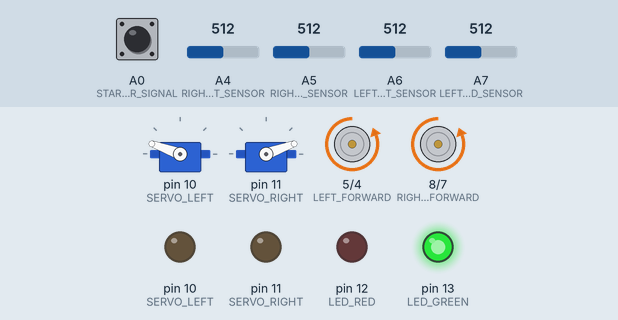
This program was run on a simulated Arduino Nano, built with avr-gcc and run on an emulated ATmega328P. On the bench: 2 × servo, motor-driver pin pairs drawn as motors (green arrow = first pin HIGH = forward, orange = second pin HIGH = backward, longer = more drive, scaled by the enable pin), output pins drawn as LEDs (lit = HIGH). Dashed ring = blinking. The test bench sets the inputs (shaded band); at power-on: A0 (STARTER_SIGNAL) HIGH, A4 (RIGHT_DIST_SENSOR) = 512, A5 (RIGHT_GROUND_SENSOR) = 512, A6 (LEFT_DIST_SENSOR) = 512, A7 (LEFT_GROUND_SENSOR) = 512. What the program prints to the serial monitor is not drawn.

Above: at 1.6 s.
1.7 s: A0 (STARTER_SIGNAL) pulled LOW for 1 s
At 5.4 s:
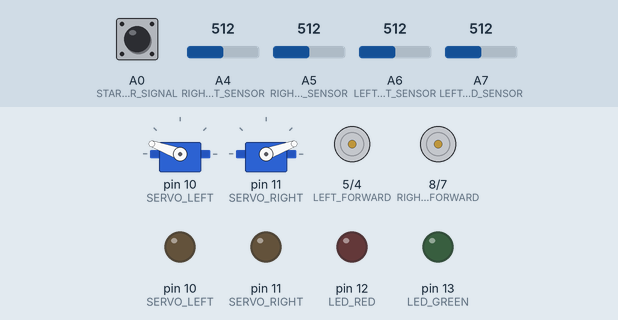
5.7 s: A0 (STARTER_SIGNAL) pulled LOW for 3.2 s
At 7.1 s:
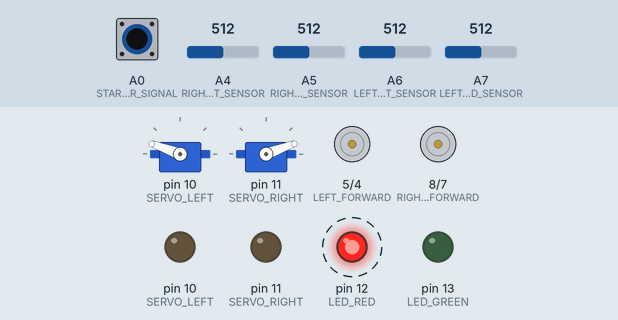
Timing chart, 0 to 10.8 s (numbered marks = the images above; inputs shaded):
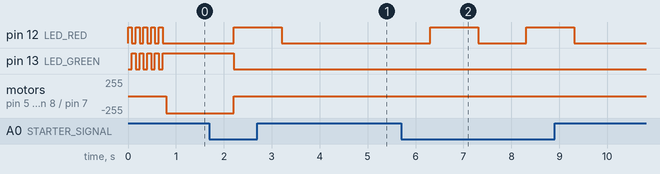

The program:

main.cpp
```cpp
// ILYT_MS V.3

#include <Arduino.h>
#include <Servo.h>
#include "setup.h"
#include "drive.h"
#include "fight.h"

/**
 * @brief
 *
 * @param borderInt
 */
void distSensorConfig(int borderInt)
{
  int R_distance = 0;
  int L_distance = 0;
  int R = 0, L = 0;
  for (;;)
  {
    R_distance = tryBreakfast(RIGHT_DIST_SENSOR, 30);
    L_distance = tryBreakfast(LEFT_DIST_SENSOR, 30);
    Serial.print(R_distance);
    Serial.print("\t\t");
    Serial.print(L_distance);
    Serial.print("\t\tRoznica: ");
    Serial.print(abs(R_distance - L_distance));
    Serial.print("\t\t");
    Serial.print("R: ");
    Serial.print(R);
    Serial.print("\t\t");
    Serial.print("L: ");
    Serial.print(L);

    Serial.println();
    delay(10);

    if (R_distance > RIGHT_DISTANCE_BORDER)
    {
      R++;
    }
    if (L_distance > LEFT_DISTANCE_BORDER)
    {
      L++;
    }
  }
}

void sensorPrint(int left, int right, String tmp)
{
  Serial.print(left);
  Serial.print("\t <-- Lewy \t Prawy  --> \t ");
  Serial.print(right);
  Serial.print("\t\t");
  Serial.println(tmp);
}

int main(void)
{
  /////////Arduino stuff//////////
  init();
#if defined(USBCON)
  USBDevice.attach();
#endif
  ////////////////////////////////
  // Buttons
  pinMode(START_BUTTON, INPUT);
  pinMode(STARTER_SIGNAL, INPUT);

  // Sensors
  pinMode(LEFT_DIST_SENSOR, INPUT);
  pinMode(LEFT_GROUND_SENSOR, INPUT);
  pinMode(RIGHT_DIST_SENSOR, INPUT);
  pinMode(RIGHT_GROUND_SENSOR, INPUT);

  // Left motor
  pinMode(LEFT_PWM, OUTPUT);
  pinMode(LEFT_BACK, OUTPUT);
  pinMode(LEFT_FORWARD, OUTPUT);
  // Right motor
  pinMode(RIGHT_BACK, OUTPUT);
  pinMode(RIGHT_FORWARD, OUTPUT);
  pinMode(RIGHT_PWM, OUTPUT);
  // Ledy
  pinMode(LED_GREEN, OUTPUT);
  pinMode(LED_RED, OUTPUT);
  // Serwa
  pinMode(SERVO_LEFT, OUTPUT);
  pinMode(SERVO_RIGHT, OUTPUT);

  Serial.begin(9600);

  /**
   *
   *
   *
   *
   *
   *
   **/

  int R_distance = 0, L_distance = 0, time0, time1;
  String LastFound = "NOTHING", rotate = "left";
  Servo ServoLeft, ServoRight;
  Serial.begin(9600);
  Serial.print("start_test");
  bool ifDetached = false;

  for (int i = 0; i < 5; i++)
  {

    digitalWrite(LED_RED, HIGH);
    digitalWrite(LED_GREEN, LOW);
    delay(80);
    digitalWrite(LED_RED, LOW);
    digitalWrite(LED_GREEN, HIGH);
    delay(80);
  }
  ServoLeft.attach(SERVO_LEFT);
  ServoRight.attach(SERVO_RIGHT);
  ServoRight.write(130); // pozycja górna wachlarzy
  ServoLeft.write(50);

  digitalWrite(LED_GREEN, LOW);

  while (ifstart() == false)
  {

    digitalWrite(LED_RED, HIGH);

    if (digitalRead(START_BUTTON) == 0)
    {
      rotate = "right";
      digitalWrite(LED_GREEN, HIGH);
      delay(200);
      digitalWrite(LED_GREEN, LOW);
    }
  }
  ServoRight.write(20); // pozycja dolna wachlarzy
  ServoLeft.write(160);
  time0 = millis();

  analogWrite(LEFT_PWM, LEFT_PWM_MAX);
  analogWrite(RIGHT_PWM, RIGHT_PWM_MAX);

  if (rotate == "left")
  {
    motorsLeftS(3000);
  }

  if (rotate == "right")
  {
    motorsRightS(3000);
  }

  for (;;)
  { // void loop() equivalent
    if (ifDetached == false)
    {
      time1 = millis();
      if (time1 - time0 > 1000)
      {
        ServoRight.detach();
        ServoLeft.detach();
        ifDetached = true;
      }
    }
    if (digitalRead(STARTER_SIGNAL) == 0)
    {
      motorsLow();
      analogWrite(LEFT_PWM, 0);
      analogWrite(RIGHT_PWM, 0);
      digitalWrite(LED_GREEN, LOW);
      digitalWrite(LED_RED, HIGH);
      delay(1000);
      digitalWrite(LED_RED, LOW);
      delay(1000);
      continue;
    }

    R_distance = analogRead(RIGHT_DIST_SENSOR);
    L_distance = analogRead(LEFT_DIST_SENSOR);

    motorsForward();

    LastFound = foundDirection(L_distance, R_distance);

    // JAZDA NOWY SPOSOB

    /*if (L_distance > LEFT_DISTANCE_BORDER || R_distance > RIGHT_DISTANCE_BORDER)
    {*/
    if (ifWhiteLine() == false)
    {
      int difference, left_pwm, right_pwm;
      difference = abs(L_distance - R_distance);
      if (difference > 250)
      {

        if (R_distance > L_distance)
        {
          left_pwm = constrain((LEFT_PWM_VALUE + (R_distance / 6)), 0, 255);
          right_pwm = constrain((RIGHT_PWM_VALUE - (R_distance / 6)), 0, 255);
        }
        if (L_distance > R_distance)
        {
          left_pwm = constrain((LEFT_PWM_VALUE - (L_distance / 6)), 0, 255);
          right_pwm = constrain((RIGHT_PWM_VALUE + (L_distance / 6)), 0, 255);
        }
      }
      else
      {
        left_pwm = LEFT_PWM_MAX;
        right_pwm = RIGHT_PWM_MAX;
      }
      /*sensorPrint(L_distance, R_distance, "odleglosc");*/
      sensorPrint(left_pwm, right_pwm, "pwm");
      analogWrite(RIGHT_PWM, right_pwm);
      analogWrite(LEFT_PWM, left_pwm);

      motorsForward();
    }
    /*}*/

    // SZUKANIE PRZECIWNIKA

    /*if (L_distance < LEFT_DISTANCE_BORDER && R_distance < RIGHT_DISTANCE_BORDER)
    {
      analogWrite(LEFT_PWM, LEFT_PWM_MAX);
      analogWrite(RIGHT_PWM, RIGHT_PWM_MAX);
      if (ifWhiteLine() == false)
      {
        searchOpponent(LastFound);
      }
    }*/

    ////////////Arduino stuff/////////////
    if (serialEventRun)
      serialEventRun();
    //////////////////////////////////////
  }
  return 0;
}
```

drive.h
```cpp
#pragma once

#include "setup.h"

void motorsLow();
void motorsForward();
void motorsBack(int time);
void motorsLeft(int time);
void motorsRight(int time);
void motorsLeftS(int time);
void motorsRightS(int time);
```

fight.h
```cpp
#include "drive.h"

bool ifstart();
int tryBreakfast(unsigned int Sensor, unsigned int numberOfSamples);
bool ifWhiteLine();
void searchOpponent(String found);
String foundDirection(int L, int R);
```

setup.h
```cpp
#pragma once

#include <Arduino.h>

#define START_BUTTON A1
#define LEFT_PWM 3
#define LEFT_BACK 4
#define LEFT_FORWARD 5
#define STARTER_SIGNAL A0
#define RIGHT_BACK 7
#define RIGHT_FORWARD 8
#define RIGHT_PWM 9
#define SERVO_RIGHT 11
#define SERVO_LEFT 10
#define LED_GREEN 13
#define LED_RED 12

#define RIGHT_PWM_VALUE 160
#define LEFT_PWM_VALUE 160
#define LEFT_PWM_MAX 255
#define RIGHT_PWM_MAX 255
#define PWM_MAX_DIFFERENCE 0
#define RIGHT_DISTANCE_BORDER 180
#define LEFT_DISTANCE_BORDER 190
#define DISTANCE_BORDER 200
#define DISTANCE_SENSOR_DIFERENCE 26
#define GROUND_DIFFERENCE 700

#define RIGHT_DIST_SENSOR A4
#define RIGHT_GROUND_SENSOR A5
#define LEFT_DIST_SENSOR A6
#define LEFT_GROUND_SENSOR A7
```

drive.cpp
```cpp
#include "setup.h"
#include "drive.h"
void motorsLow()
{
  digitalWrite(LEFT_FORWARD, LOW);
  digitalWrite(RIGHT_FORWARD, LOW);
  digitalWrite(LEFT_BACK, LOW);
  digitalWrite(RIGHT_BACK, LOW);
}

void motorsForward()
{

  digitalWrite(LEFT_FORWARD, HIGH);
  digitalWrite(RIGHT_FORWARD, HIGH);
}

void motorsBack(int time)
{
  motorsLow();
  digitalWrite(LEFT_BACK, HIGH);
  digitalWrite(RIGHT_BACK, HIGH);
  delay(time);
  motorsLow();
}

/**
 * @brief
 *
 * @param time
 */
void motorsLeft(int time)
{
  int R, L, time_tmp = 0;
  motorsLow();
  R = analogRead(RIGHT_DIST_SENSOR);
  L = analogRead(LEFT_DIST_SENSOR);

  while (R < RIGHT_DISTANCE_BORDER && L < LEFT_DISTANCE_BORDER && time_tmp < time)
  {

    digitalWrite(LEFT_BACK, HIGH);
    digitalWrite(RIGHT_FORWARD, HIGH);
    time_tmp++;
    R = analogRead(RIGHT_DIST_SENSOR);
    L = analogRead(LEFT_DIST_SENSOR);
    delay(1);
  }

  motorsLow();
}

void motorsRight(int time)
{
  int R, L, time_tmp = 0;
  motorsLow();
  R = analogRead(RIGHT_DIST_SENSOR);
  L = analogRead(LEFT_DIST_SENSOR);

  while (R < RIGHT_DISTANCE_BORDER && L < LEFT_DISTANCE_BORDER && time_tmp < time)
  {

    digitalWrite(LEFT_FORWARD, HIGH);
    digitalWrite(RIGHT_BACK, HIGH);
    time_tmp++;
    R = analogRead(RIGHT_DIST_SENSOR);
    L = analogRead(LEFT_DIST_SENSOR);
    delay(1);
  }

  motorsLow();
}

void motorsLeftS(int time)
{
  int R, L, time_tmp = 0;
  motorsLow();
  R = analogRead(RIGHT_DIST_SENSOR);
  L = analogRead(LEFT_DIST_SENSOR);

  while (R < RIGHT_DISTANCE_BORDER && L < LEFT_DISTANCE_BORDER && time_tmp < time && digitalRead(STARTER_SIGNAL) == 1)
  {

    digitalWrite(LEFT_BACK, HIGH);
    digitalWrite(RIGHT_FORWARD, HIGH);
    time_tmp++;
    R = analogRead(RIGHT_DIST_SENSOR);
    L = analogRead(LEFT_DIST_SENSOR);
    delay(1);
  }

  motorsLow();
}

void motorsRightS(int time)
{
  int R, L, time_tmp = 0;
  motorsLow();
  R = analogRead(RIGHT_DIST_SENSOR);
  L = analogRead(LEFT_DIST_SENSOR);

  while (R < RIGHT_DISTANCE_BORDER && L < LEFT_DISTANCE_BORDER && time_tmp < time && digitalRead(STARTER_SIGNAL) == 1)
  {

    digitalWrite(LEFT_FORWARD, HIGH);
    digitalWrite(RIGHT_BACK, HIGH);
    time_tmp++;
    R = analogRead(RIGHT_DIST_SENSOR);
    L = analogRead(LEFT_DIST_SENSOR);
    delay(1);
  }

  motorsLow();
}
```

fight.cpp
```cpp
#include "drive.h"
#include "fight.h"
bool ifstart()
{
    if (digitalRead(STARTER_SIGNAL) == 1)
    {
      digitalWrite(LED_RED, LOW);
      digitalWrite(LED_GREEN, HIGH);
      return true;
    }
    else
    {
      return false;
    }
}


int tryBreakfast(unsigned int Sensor, unsigned int numberOfSamples)
{
  int samples[numberOfSamples + 2];
  int result, sample_max = 0, sample_min = 2000, sum = 0;

  for (unsigned int i = 0; i < numberOfSamples + 2; i++)
  {
    samples[i] = analogRead(Sensor);
    if (samples[i] > sample_max)
    {
      sample_max = samples[i];
    }
    if (samples[i] < sample_min)
    {
      sample_min = samples[i];
    }
    sum += samples[i];
  }
  result = (sum - sample_min - sample_max) / (numberOfSamples);
  return result;
}


bool ifWhiteLine()
{
  int G_value_Left, G_value_Right;

  G_value_Left = analogRead(LEFT_GROUND_SENSOR);
  G_value_Right = analogRead(RIGHT_GROUND_SENSOR);


  if(G_value_Left < GROUND_DIFFERENCE && G_value_Right < GROUND_DIFFERENCE+150)
  {
    motorsBack(400);
    motorsLeft(1500);
    motorsRight(700);
  }

  if (G_value_Left < GROUND_DIFFERENCE)
  {


    motorsBack(300);
    motorsRight(1500);


    return true;
  }
  if (G_value_Right < GROUND_DIFFERENCE+150)
  {


    motorsBack(300);
    motorsLeft(1500);
    return true;
  }
  else
  {
    return false;
  }
}

void searchOpponent(String found)
{


  if (found == "FORWARD" || found == "NOTHING")
  {
    if(ifWhiteLine() == false)
    {
    motorsForward();
    }
  }
  if (found == "LEFT")
  {

    motorsLeft(1000);

  }
  if (found == "RIGHT")
  {

    motorsRight(1000);

  }

}


/**
 * @brief
 *
 * @param L
 * @param R
 * @return String
 */
String foundDirection(int L, int R)
{
  if (L > LEFT_DISTANCE_BORDER && R < RIGHT_DISTANCE_BORDER)
  {
    return "LEFT";
  }
  if (L < LEFT_DISTANCE_BORDER && R > RIGHT_DISTANCE_BORDER)
  {
    return "RIGHT";
  }
  if (L > LEFT_DISTANCE_BORDER && R > RIGHT_DISTANCE_BORDER)
  {
    return "FORWARD";
  }
  else
  {
    return "NOTHING"; // FORWARD??
  }
}
```

Measured:
- after the input at 1.7 s, pin 12 (LED_RED): LOW → HIGH after 0.50 s, → LOW 1.0 s later; pin 13 (LED_GREEN): HIGH → LOW after 0.50 s; motor on pin 5 (LEFT_FORWARD) / pin 4 (LEFT_BACK), motor on pin 8 (RIGHT_FORWARD) / pin 7 (RIGHT_BACK): backward 255/255 → stopped after 0.50 s
- after the input at 5.7 s, pin 12 (LED_RED): alternates HIGH for 1.0 s and LOW for 1.0 s, 4 changes in all, then stays LOW, starting after 0.61 s
- by itself, pin 12 (LED_RED): alternates HIGH for 0.08 s and LOW for 0.08 s, 10 changes in all, then stays LOW
- by itself, pin 13 (LED_GREEN): alternates HIGH for 0.08 s and LOW for 0.08 s, 9 changes in all, then stays HIGH
